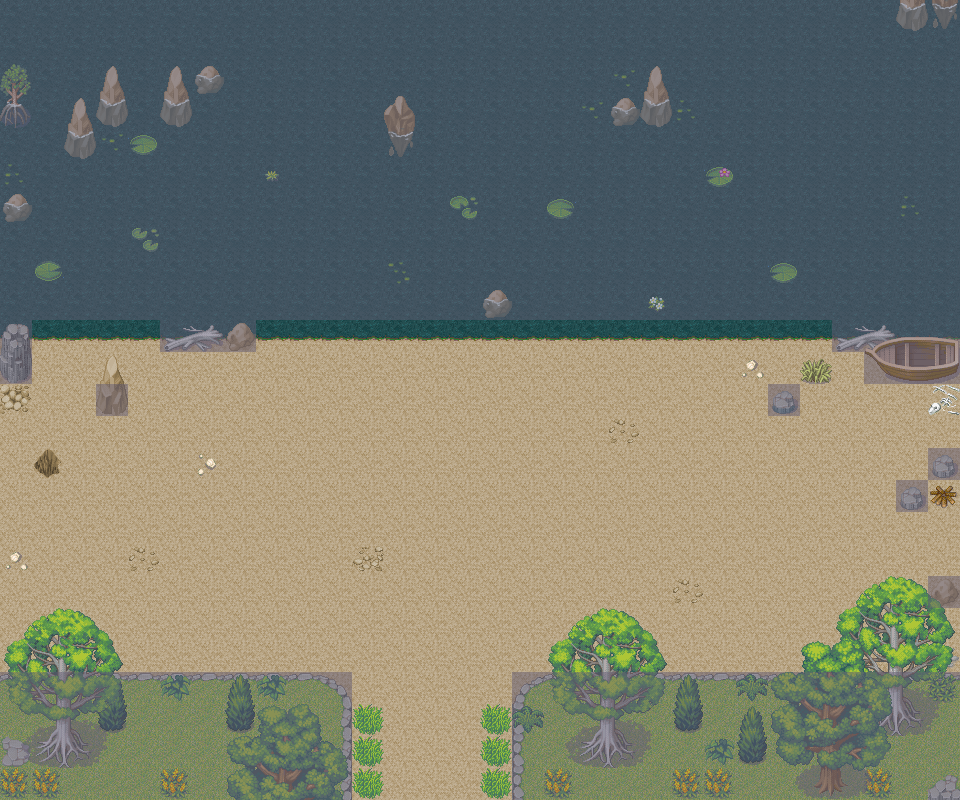

The image is a tile-based game level rendered from a .tmx file. Its description and source (layers, tilesets, objects; grid data summarised) follow:
An orthogonal 30x25 tile map with 32x32 px tiles, 5 tile layers (ground, doodads, doodads2, doodads3, ...), 3 tilesets and 2 objects (info_npc, info_player_start).

<map version="1.0" orientation="orthogonal" width="30" height="25" tilewidth="32" tileheight="32">
 <properties>
  <property name="player_layer" value="doodads" />
 </properties>
 <tileset firstgid="1" name="newbeach" tilewidth="32" tileheight="32">
  <image source="newbeach.png" trans="548a96" width="256" height="640" />
 </tileset>
 <tileset firstgid="161" name="newwaterground" tilewidth="32" tileheight="32">
  <image source="newwaterground.png" trans="548a96" width="384" height="128" />
 </tileset>
 <tileset firstgid="209" name="newsavannetempelj" tilewidth="32" tileheight="32">
  <image source="newsavannetempelj.png" trans="548a96" width="256" height="928" />
 </tileset>
 <layer name="ground" width="30" height="25">
  <data>[750 cells, 750 non-empty, 4 distinct tile ids]</data>
 </layer>
 <layer name="doodads" width="30" height="25">
  <data>[750 cells, 157 non-empty, 36 distinct tile ids]</data>
 </layer>
 <layer name="doodads2" width="30" height="25">
  <data>[750 cells, 77 non-empty, 37 distinct tile ids]</data>
 </layer>
 <layer name="doodads3" width="30" height="25">
  <data>[750 cells, 55 non-empty, 42 distinct tile ids]</data>
 </layer>
 <layer name="walls" width="30" height="25">
  <data>[750 cells, 417 non-empty, 1 distinct tile ids]</data>
 </layer>
 <objectgroup name="objects" width="30" height="25">
  <object name="frog" type="info_npc" x="416" y="384" width="32" height="32">
   <properties>
    <property name="img" value="frog.png" />
    <property name="portrait" value="frog_portrait.png" />
    <property name="text" value="...\fRibbit." />
   </properties>
  </object>
  <object name="start" type="info_player_start" x="416" y="480" width="32" height="32" />
 </objectgroup>
</map>